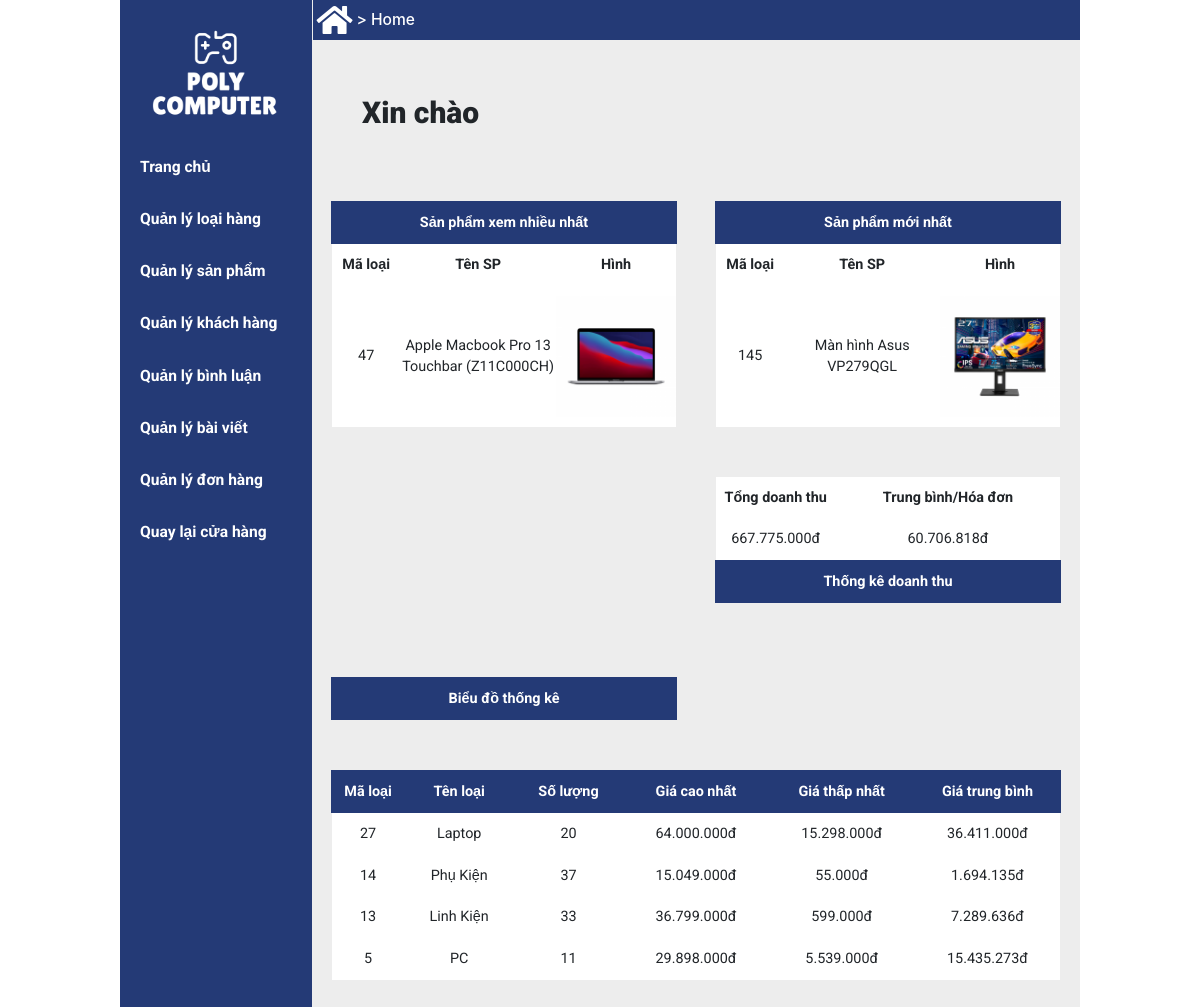
The app's page /admin/index.php with its own data.
### tables this page shows
CREATE TABLE `san_pham`  (
  `ma_san_pham` int NOT NULL AUTO_INCREMENT,
  `ten_san_pham` varchar(255) NULL DEFAULT NULL,
  `don_gia` int NULL DEFAULT NULL,
  `hinh_san_pham` varchar(30) NULL DEFAULT NULL,
  `mo_ta` text NOT NULL,
  `luot_xem` int NOT NULL DEFAULT 0,
  `giam_gia` int NOT NULL DEFAULT 0,
  `ma_loai_hang` int NULL DEFAULT NULL,
  PRIMARY KEY (`ma_san_pham`) USING BTREE,
  INDEX `lk_sanpham_loaihang`(`ma_loai_hang` ASC) USING BTREE,
  CONSTRAINT `lk_sanpham_loaihang` FOREIGN KEY (`ma_loai_hang`) REFERENCES `loai_hang` (`ma_loai_hang`) ON DELETE RESTRICT ON UPDATE RESTRICT
);

CREATE TABLE `loai_hang`  (
  `ma_loai_hang` int NOT NULL AUTO_INCREMENT,
  `ten_loai_hang` varchar(30) NULL DEFAULT NULL,
  PRIMARY KEY (`ma_loai_hang`) USING BTREE
);

### model/pdo.php (called while the page is built, shortened)
<?php
function pdo_get_connection(){
    $dburl = "mysql:host=127.0.0.1;dbname=Duan1;charset=utf8";
    $username = 'root';
    $password = '';
    $conn = new PDO($dburl, $username, $password);
    $conn->setAttribute(PDO::ATTR_ERRMODE, PDO::ERRMODE_EXCEPTION);
    return $conn;
}
function pdo_query($sql){
    $sql_args = array_slice(func_get_args(), 1);
    try{
        $conn = pdo_get_connection();
        $stmt = $conn->prepare($sql);
        $stmt->execute($sql_args);
        $rows = $stmt->fetchAll();
        return $rows;
    }
    catch(PDOException $e){
        throw $e;
    }
    finally{
        unset($conn);
    }
}
function pdo_query_one($sql){
    $sql_args = array_slice(func_get_args(), 1);
    try{
        $conn = pdo_get_connection();
        $stmt = $conn->prepare($sql);
        $stmt->execute($sql_args);
        $row = $stmt->fetch(PDO::FETCH_ASSOC);
        return $row;
    }
    catch(PDOException $e){
        throw $e;
    }
    finally{
        unset($conn);
    }
}
function pdo_query_value($sql){
    $sql_args = array_slice(func_get_args(), 1);
    try{
        $conn = pdo_get_connection();
        $stmt = $conn->prepare($sql);
        $stmt->execute($sql_args);
        $row = $stmt->fetch(PDO::FETCH_ASSOC);
        return array_values($row)[0];
    }
    catch(PDOException $e){
        throw $e;
    }
    finally{
        unset($conn);
    }
}

### model/sanpham.php (called while the page is built, shortened)
<?php
    function showsp_xemnhieu(){
        $sql="select*from san_pham order by luot_xem desc limit 0,1";
        $spxemtop1=pdo_query_one($sql);
        return $spxemtop1;
    }
    function showsp_moinhat(){
        $sql="select*from san_pham order by ma_san_pham desc limit 0,1";
        $spmoitop1=pdo_query_one($sql);
        return $spmoitop1;
    }
    function loadall_thongke(){
        $sql= "select loai_hang.ma_loai_hang as madm, loai_hang.ten_loai_hang as tendm, count(san_pham.ma_san_pham) as countsp, min(san_pham.don_gia) as minprice, max(san_pham.don_gia) as maxprice, avg(san_pham.don_gia) as avgprice";
        $sql.=" from san_pham left join loai_hang on loai_hang.ma_loai_hang=san_pham.ma_loai_hang";
        $sql.=" group by loai_hang.ma_loai_hang order by loai_hang.ma_loai_hang desc";
        $listtk = pdo_query($sql);
        return $listtk;
    }
?>

### admin/global.php (called while the page is built)
<?php
    $img_path="../upload/";
?>

### model/donhang.php (called while the page is built, shortened)
<?php
    function tong_doanh_thu (){
        $sql = "select sum(tong_tien) as tong_doanh_thu from hoa_don";
        $tong_doanh_thu = pdo_query_value($sql);
        return $tong_doanh_thu;
    }
    function tinh_tb_doanh_thu(){
        $sql = "select avg(tong_tien) as trung_binh from hoa_don";
        $trung_binh_dt = pdo_query_value($sql);
        return $trung_binh_dt;
    }
?>

### admin/home.php (the view, shortened to what this page needs)
<div class="boxright">
            <div class="linkpage">
                <i class="fas fa-home fa-2x" style="color: white"></i>
                <span> > Home</span>
            </div>
            <div class="boxtitle">
                <p>Xin chào</p>
            </div>
            <div class="rowtable">
            <div class="table50">
                <table>
                    <tr>
                        <th colspan="3">Sản phẩm xem nhiều nhất</th>
                    </tr>
                    <tr>
                        <td><strong>Mã loại</strong></td>
                        <td><strong>Tên SP</strong></td>
                        <td><strong>Hình</strong></td>
                    </tr>
                    <?php
                    extract($spxemtop1);
                            $img = $img_path.$hinh_san_pham;
                            echo '<tr>
                                    <td>'.$spxemtop1['ma_san_pham'].'</td>
                                    <td>'.$spxemtop1['ten_san_pham'].'</td>
                                    <td><img src="'.$img.'" alt=""></td>
                                </tr>';
                    ?>
                </table>
            </div>
            <div class="table50">
                <table>
                    <tr>
                        <th colspan="3">Sản phẩm mới nhất</th>
                    </tr>
                    <tr>
                        <td><strong>Mã loại</strong></td>
                        <td><strong>Tên SP</strong></td>
                        <td><strong>Hình</strong></td>
                    </tr>
                        <?php
                        extract($spmoitop1);
                                $img = $img_path.$hinh_san_pham;
                                echo '<tr>
                                        <td>'.$spmoitop1['ma_san_pham'].'</td>
                                        <td>'.$spmoitop1['ten_san_pham'].'</td>
                                        <td><img src="'.$img.'" alt=""></td>
                                    </tr>';
                        ?>
                </table>
            </div>
            </div>
            <div class="rowtable">
                <div class="table50">
                    <table>
                    <tr>
                        <th>Biểu đồ thống kê</th>
                    </tr>
                    <tr>
                                <div id="myChart" style="width:100%; max-width:442.03px; height:200px;"></div>
                    </tr>
                    </table>
                </div>
                <div class="table50">
                <table>
                        <tr>
                            <td><strong>Tổng doanh thu</strong></td>
                            <td><strong>Trung bình/Hóa đơn</strong></td>
                        </tr>
                        <tr>
                            <td><?php echo number_format($tong_doanh_thu, 0, '', '.') ?>đ</td>
                            <td><?php echo number_format($trung_binh_dt, 0, '', '.') ?>đ</td>
                        </tr>
                        <tr>
                            <th colspan="3">Thống kê doanh thu</th>
                        </tr>
                </table>
            </div>
            </div>
            <div class="thongke">
                <table class="table100">
                    <tr>
                        <th>Mã loại</th>
                        <th>Tên loại</th>
                        <th>Số lượng</th>
                        <th>Giá cao nhất</th>
                        <th>Giá thấp nhất</th>
                        <th>Giá trung bình</th>
                    </tr>
                    <?php
                        foreach ($listtk as $thongke) {
                            extract($thongke);
                            echo '<tr>
                                    <td>'.$madm.'</td>
                                    <td>'.$tendm.'</td>
                                    <td>'.$countsp.'</td>
                                    <td>'.number_format($maxprice, 0, '', '.').'đ</td>
                                    <td>'.number_format($minprice, 0, '', '.').'đ</td>
                                    <td>'.number_format($avgprice, 0, '', '.').'đ</td>
                                </tr>';
                        }
                    ?>
                </table>
            </div>
        </div>
</body>
</html>

### view/css/style.css (style rules this page uses)
* { padding: 0;margin: 0;box-sizing: border-box; }
.boxright { width: 80%; background: rgb(237, 237, 237); display: flex; flex-direction: column; min-height: 692px; }
.linkpage { background: #243a76; width: 99.9%; display: flex; flex-direction: row; align-items: center; margin-left: 0.1%; margin-bottom: 50px; }
.linkpage i { padding: 0.5%; }
.linkpage span { font-family: -apple-system, BlinkMacSystemFont, 'Segoe UI', Roboto, Oxygen, Ubuntu, Cantarell, 'Open Sans', 'Helvetica Neue', sans-serif; font-weight: 500; font-size: 1.3vw; color: white; }
.boxtitle { font-weight: 900; font-size: 2.5vw; margin: 0 0 50px 50px; }
table { width: 90%; border-collapse:collapse; margin: 0 auto 50px auto; }
.table100 { width: 95%; border-collapse:collapse; margin: 0 auto 50px auto; }
.table50 { width:50%; display: flex; flex-direction: column; margin: 0px; }
.table50 table tbody tr td:nth-child(1) { width: 20%; }
.table50 table tbody tr td:nth-child(2) { width: 45%; }
.table50 table tbody tr td:nth-child(3) { width: 35%; }
.table50 table tbody tr td:nth-child(3) img { width: 100%; }
.rowtable { width: 100%; display: flex; flex-direction: row; }
table tr th { border: 1px solid #243a76; background: #243a76; color: white; padding: 10px 0 10px 0; text-align: center; font-size: 1.2vw; }
table tr td { text-align: center; background-color: white; font-size: 1.2vw; padding: 10px 0; }
#myChart { display: flex; justify-content: center; }
.thongke table tbody tr th:nth-child(1) { width: 10%; }
.thongke table tbody tr th:nth-child(2) { width: 15%; }
.thongke table tbody tr th:nth-child(3) { width: 15%; }
.thongke table tbody tr th:nth-child(4) { width: 20%; }
.thongke table tbody tr th:nth-child(5) { width: 20%; }
.thongke table tbody tr th:nth-child(6) { width: 20%; }

### records on screen
san_pham: ma_san_pham "47", ten_san_pham "Apple Macbook Pro 13 Touchbar (Z11C000CH)", hinh_san_pham (picture)
san_pham: ma_san_pham "145", ten_san_pham "Màn hình Asus VP279QGL", hinh_san_pham (picture)
loai_hang: ma_loai_hang "27", ten_loai_hang "Laptop", countsp "20", maxprice "64.000.000", minprice "15.298.000", avgprice "36.411.000"
loai_hang: ma_loai_hang "14", ten_loai_hang "Phụ Kiện", countsp "37", maxprice "15.049.000", minprice "55.000", avgprice "1.694.135"
loai_hang: ma_loai_hang "13", ten_loai_hang "Linh Kiện", countsp "33", maxprice "36.799.000", minprice "599.000", avgprice "7.289.636"
loai_hang: ma_loai_hang "5", ten_loai_hang "PC", countsp "11", maxprice "29.898.000", minprice "5.539.000", avgprice "15.435.273"

### other values on screen
$tong_doanh_thu "667.775.000"
$trung_binh_dt "60.706.818"
